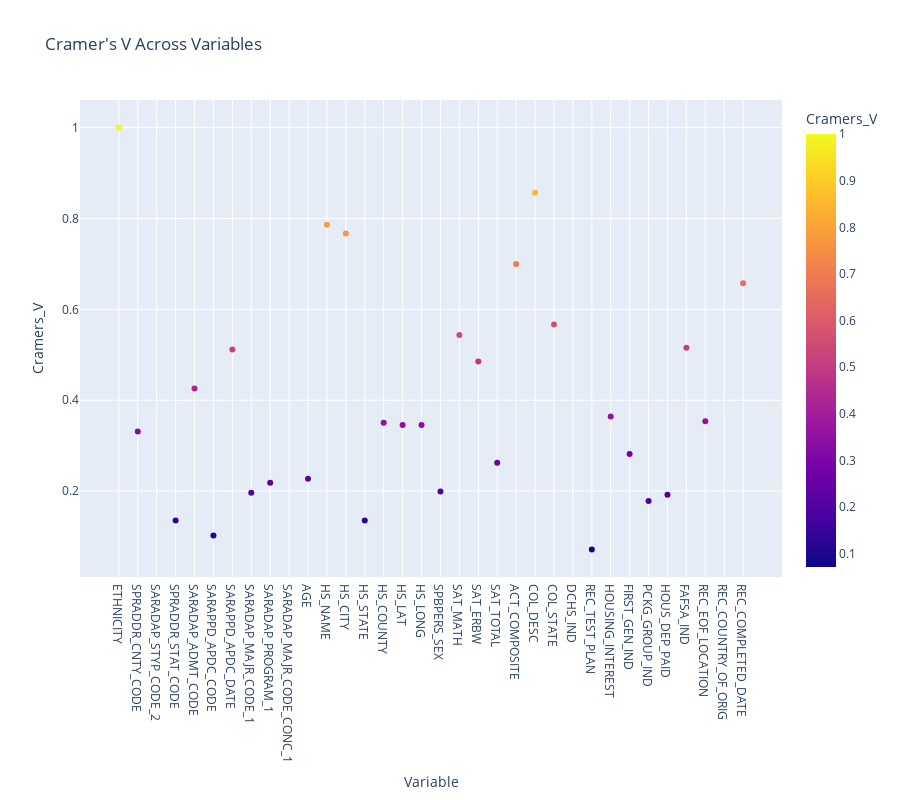

Source (notebook cell):
### Code cell
# Plotting
fig = px.scatter(results_df, x='Variable', y='Cramers_V', color='Cramers_V',
                 title="Cramer's V Across Variables")
fig.update_layout(height=800)
fig.show()

### Figure 1 — Plotly figure (JSON) as saved in the notebook; plotly's stock layout.template omitted (floating-point values rounded to 4 significant figures)
{"data": [{"hovertemplate": "Variable=%{x}<br>Cramers_V=%{marker.color}<extra></extra>", "legendgroup": "", "marker": {"color": [1, 0.3313, null, 0.1354, 0.4259, 1, 0.1026, 0.5117, 0.1962, 0.2186, null, 0.2271, 0.7864, 0.7672, 0.1353, 0.3505, 0.3457, 0.3457, 0.1994, 0.5437, 0.4854, 0.2623, 0.6997, 0.8567, 0.5666, null, 0.07176, 0.3643, 0.2817, 0.1783, 0.1923, 0.5156, 0.3537, null, 0.6576], "coloraxis": "coloraxis", "symbol": "circle"}, "mode": "markers", "name": "", "orientation": "v", "showlegend": false, "type": "scatter", "x": ["ETHNICITY", "SPRADDR_CNTY_CODE", "SARADAP_STYP_CODE_2", "SPRADDR_STAT_CODE", "SARADAP_ADMT_CODE", "ETHNICITY", "SARAPPD_APDC_CODE", "SARAPPD_APDC_DATE", "SARADAP_MAJR_CODE_1", "SARADAP_PROGRAM_1", "SARADAP_MAJR_CODE_CONC_1", "AGE", "HS_NAME", "HS_CITY", "HS_STATE", "HS_COUNTY", "HS_LAT", "HS_LONG", "SPBPERS_SEX", "SAT_MATH", "SAT_ERBW", "SAT_TOTAL", "ACT_COMPOSITE", "COL_DESC", "COL_STATE", "DCHS_IND", "REC_TEST_PLAN", "HOUSING_INTEREST", "FIRST_GEN_IND", "PCKG_GROUP_IND", "HOUS_DEP_PAID", "FAFSA_IND", "REC_EOF_LOCATION", "REC_COUNTRY_OF_ORIG", "REC_COMPLETED_DATE"], "xaxis": "x", "y": [1, 0.3313, null, 0.1354, 0.4259, 1, 0.1026, 0.5117, 0.1962, 0.2186, null, 0.2271, 0.7864, 0.7672, 0.1353, 0.3505, 0.3457, 0.3457, 0.1994, 0.5437, 0.4854, 0.2623, 0.6997, 0.8567, 0.5666, null, 0.07176, 0.3643, 0.2817, 0.1783, 0.1923, 0.5156, 0.3537, null, 0.6576], "yaxis": "y"}], "layout": {"coloraxis": {"colorbar": {"title": {"text": "Cramers_V"}}, "colorscale": [[0, "#0d0887"], [0.1111, "#46039f"], [0.2222, "#7201a8"], [0.3333, "#9c179e"], [0.4444, "#bd3786"], [0.5556, "#d8576b"], [0.6667, "#ed7953"], [0.7778, "#fb9f3a"], [0.8889, "#fdca26"], [1, "#f0f921"]]}, "height": 800, "legend": {"tracegroupgap": 0}, "title": {"text": "Cramer's V Across Variables"}, "xaxis": {"anchor": "y", "domain": [0, 1], "title": {"text": "Variable"}}, "yaxis": {"anchor": "x", "domain": [0, 1], "title": {"text": "Cramers_V"}}}}
